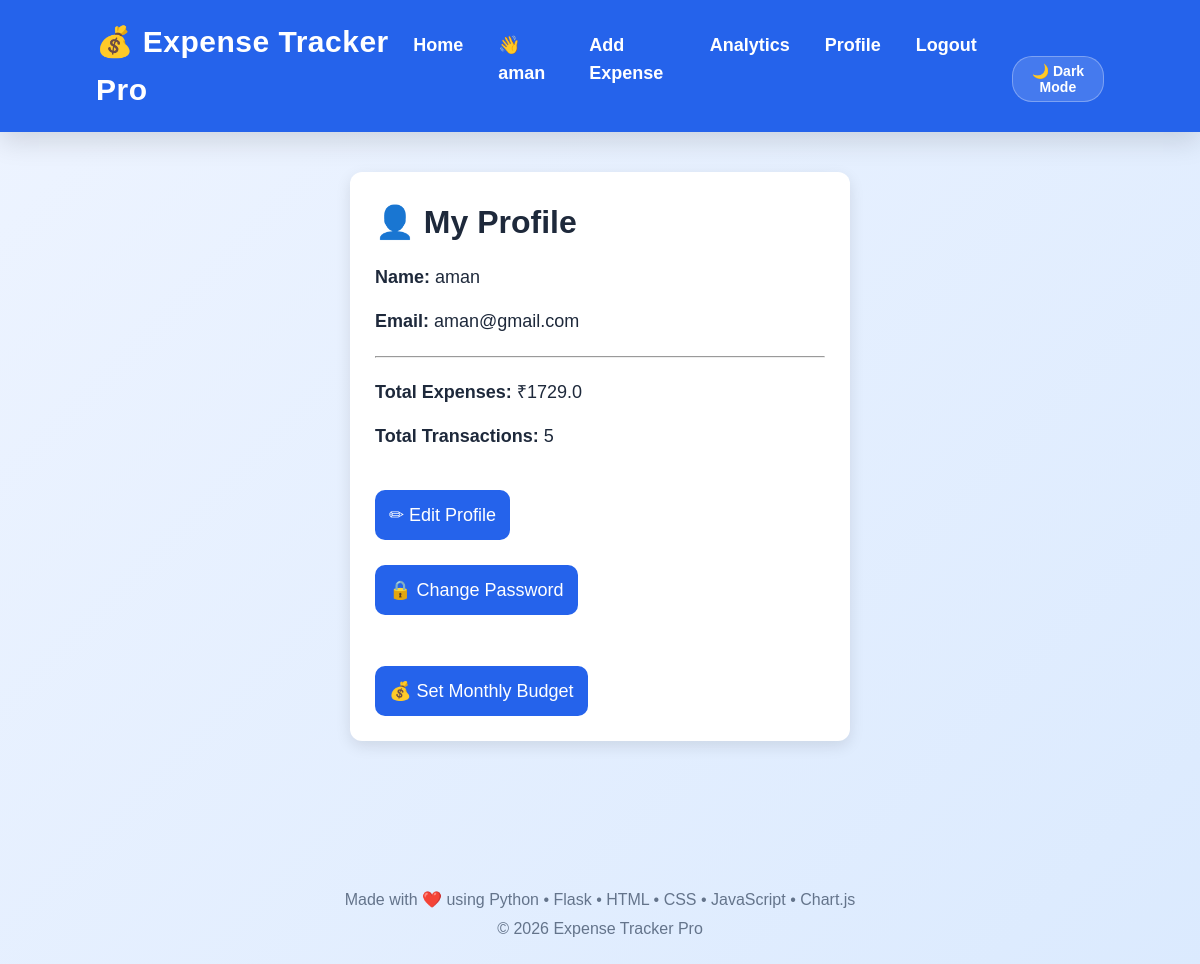
Screenshot of /profile (signed in) with the database file from the repository.
### tables this page shows
CREATE TABLE users(

            id INTEGER PRIMARY KEY AUTOINCREMENT,

            name TEXT NOT NULL,

            email TEXT NOT NULL UNIQUE,

            password TEXT NOT NULL

        , currency_symbol TEXT DEFAULT '₹', created_at TIMESTAMP, phone TEXT, is_verified INTEGER DEFAULT 0, otp_code TEXT, otp_expires_at TIMESTAMP, login_otp_code TEXT, login_otp_expires_at TIMESTAMP, app_pin TEXT, is_pin_enabled INTEGER DEFAULT 0, privacy_mode INTEGER DEFAULT 0, currency_code TEXT DEFAULT 'INR');

### app_web.py (the view)
@app.route("/profile")
def profile():
    if not login_required():
        return redirect("/login")
    conn = get_connection()
    cursor = conn.cursor()
    user_id = session["user_id"]
    cursor.execute("""
        SELECT name, email
        FROM users
        WHERE id = ?
    """, (user_id,))
    user = cursor.fetchone()
    cursor.execute("""
        SELECT SUM(amount)
        FROM expenses
        WHERE user_id = ?
    """, (user_id,))
    total_expense = cursor.fetchone()[0]
    if total_expense is None:
        total_expense = 0
    cursor.execute("""
        SELECT COUNT(*)
        FROM expenses
        WHERE user_id = ?
    """, (user_id,))
    total_transactions = cursor.fetchone()[0]
    conn.close()
    return render_template(
    "profile.html",
    user=user,
    total_expense=total_expense,
    total_transactions=total_transactions
)

### app_web.py (called while the page is built)
@app.after_request
def add_security_headers(response):
    response.headers["X-Content-Type-Options"] = "nosniff"
    response.headers["X-Frame-Options"] = "SAMEORIGIN"
    response.headers["X-XSS-Protection"] = "1; mode=block"
    response.headers["Referrer-Policy"] = "strict-origin-when-cross-origin"
    return response

def login_required():
    if "user_id" not in session:
        return False
    return True

def get_connection():
    import db_engine
    return db_engine.get_db_connection()

### db_engine.py (called while the page is built)
def is_postgres() -> bool:
    return bool(DATABASE_URL)

def _get_sqlite_connection():
    conn = sqlite3.connect(SQLITE_DB_PATH, timeout=25.0)
    conn.row_factory = sqlite3.Row
    conn.execute("PRAGMA foreign_keys = ON;")
    conn.execute("PRAGMA journal_mode = WAL;")
    conn.execute("PRAGMA synchronous = NORMAL;")
    conn.execute("PRAGMA cache_size = -64000;")
    return conn

### templates/profile.html (shortened to what this page needs)
{% extends "base.html" %}
{% block content %}
<div class="container">
    <div class="profile-card">
        <h1>👤 My Profile</h1>
        <p><strong>Name:</strong> {{ user[0] }}</p>
        <p><strong>Email:</strong> {{ user[1] }}</p>
        <hr>
        <p><strong>Total Expenses:</strong> ₹{{ total_expense }}</p>
        <p><strong>Total Transactions:</strong> {{ total_transactions }}</p>
        <a href="/edit-profile">
            <button>✏ Edit Profile</button>
        </a>
        <br>
        <a href="/change-password">
            <button>🔒 Change Password</button>
        </a>
        <br><br>
        <button onclick="location.href='/set-budget'">
            💰 Set Monthly Budget
        </button>
    </div>
</div>
{% endblock %}

### templates/base.html (shortened to what this page needs)
<!DOCTYPE html>
<html lang="en">
<head>
    <link rel="stylesheet"
          href="{{ url_for('static', filename='style.css') }}">
</head>
<body>
    <nav class="navbar">
        <div class="logo">
            💰 Expense Tracker Pro
        </div>
        <ul>
            <li><a href="/">Home</a></li>
{% if session.get("user_id") %}
    <li>
        <a href="/">
            👋 {{ session["user_name"] }}
        </a>
    </li>
    <li><a href="/add">Add Expense</a></li>
    <li><a href="/analysis">Analytics</a></li>
    <a href="/profile">Profile</a>
    <li><a href="/logout">Logout</a></li>
{% else %}
    <li><a href="/login">Login</a></li>
    <li><a href="/signup">Signup</a></li>
{% endif %}
            <li>
                <button id="themeToggleBtn" style="background: rgba(255,255,255,0.15); border: 1px solid rgba(255,255,255,0.3); color: white; padding: 6px 14px; border-radius: 20px; cursor: pointer; font-size: 14px; font-weight: bold; transition: all 0.2s;">
                    🌙 Dark Mode
                </button>
            </li>
        </ul>
    </nav>
    <main>
        {% block content %}
        {% endblock %}
    </main>
    <footer>
    <p>Made with ❤️ using Python • Flask • HTML • CSS • JavaScript • Chart.js</p>
    <p>© 2026 Expense Tracker Pro</p>
</footer>
</body>
</html>

### static/style.css (style rules this page uses)
* { margin:0; padding:0; box-sizing:border-box; }
html { scroll-behavior:smooth; }
body { font-family:Arial, Helvetica, sans-serif; background:linear-gradient(135deg,#eef4ff,#dbeafe); color:#1e293b; line-height:1.6; }
.container { width:92%; max-width:1200px; margin:auto; padding:40px 20px; }
.navbar { display:flex; justify-content:space-between; align-items:center; padding:18px 8%; background:#2563eb; color:white; position:sticky; top:0; z-index:1000; box-shadow:0 10px 25px rgba(0,0,0,.12); }
.logo { font-size:30px; font-weight:700; letter-spacing:.5px; }
.navbar ul { display:flex; gap:35px; list-style:none; }
.navbar a { color:white; text-decoration:none; font-size:18px; font-weight:600; transition:.3s; }
button { margin-top:25px; background:#2563eb; color:white; border:none; border-radius:10px; padding:14px; font-size:18px; cursor:pointer; transition:.3s; }
footer { margin-top:70px; padding:35px; text-align:center; color:#64748b; font-size:16px; line-height:1.8; }
button, input, select { font-family:inherit; }
@media (max-width:1200px) { .container { width:95%; } }
.container { animation:fadePage .6s ease; }
.profile-card { max-width:500px; margin:auto; padding:25px; background:white; border-radius:12px; box-shadow:0 5px 15px rgba(0,0,0,0.1); }
.profile-card p { font-size:18px; margin:15px 0; }
.profile-card hr { margin:20px 0; }

### rows the page displays
users: user_name "aman", name "aman", email "aman@gmail.com"

### other values shown
{{ total_expense }} "1729.0"
{{ total_transactions }} "5"
